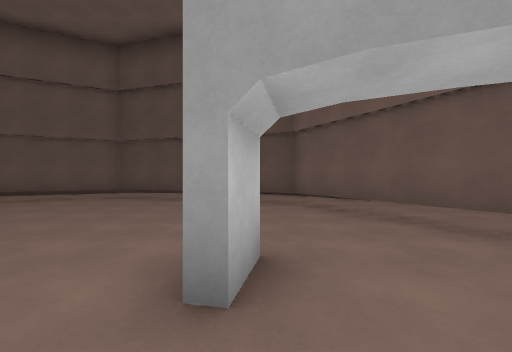
View 1 (above)

12 first-person views from a walk through a Godot game level. The camera is 1.4 m above the floor, looks level and sees 90° across. The floor is counted in squares, 2 m on a side. Each view is taken from the middle of a square. On the plan, view 1 faces up. The plan holds only what a view shows up to about 9 squares ahead; the rest is blank. The place goes on beyond the plan. Characters and animated objects are not drawn.

View 2
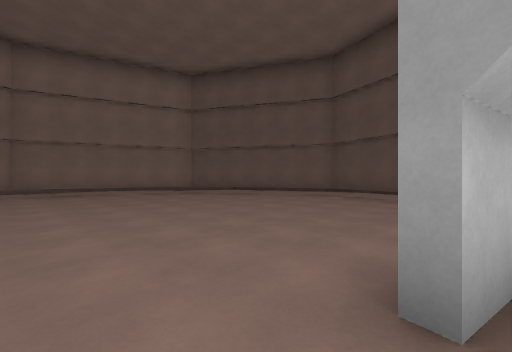

View 3
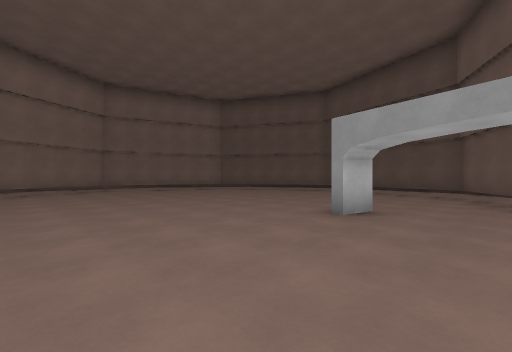

View 4
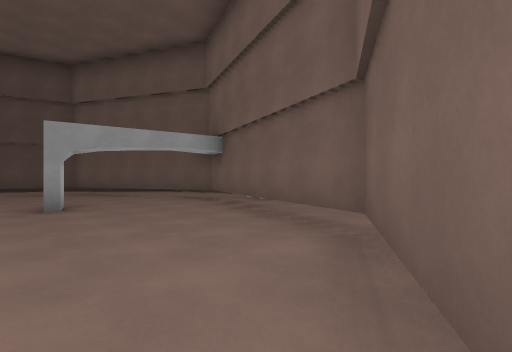

View 5
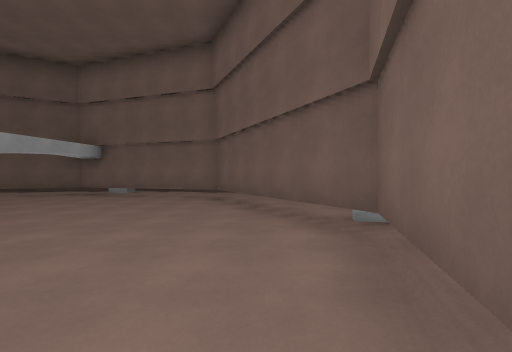

View 6
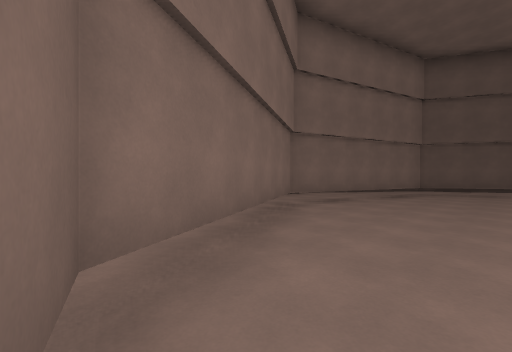

View 7
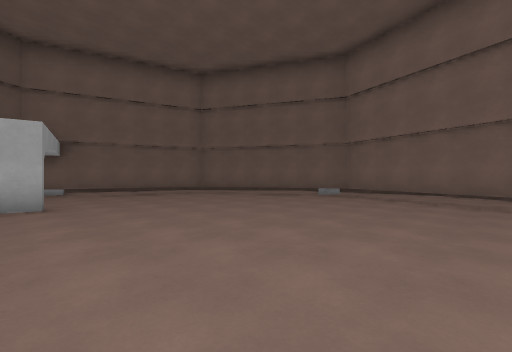

View 8
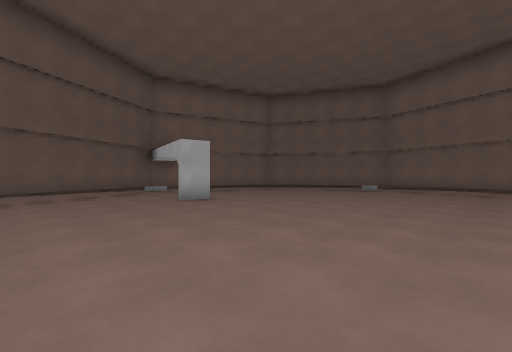

View 9
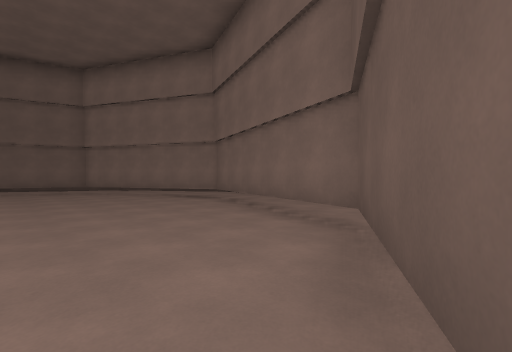

View 10
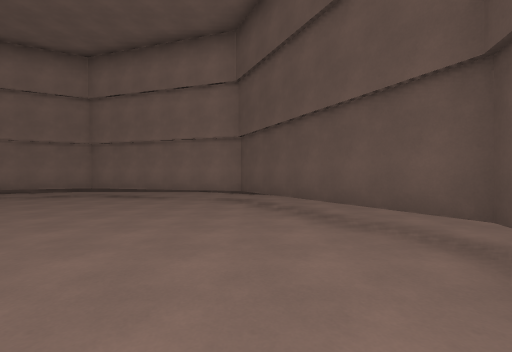

View 11
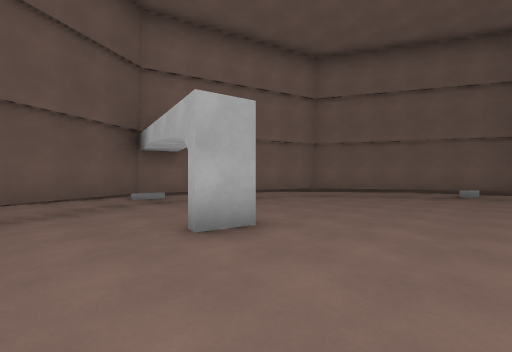

View 12
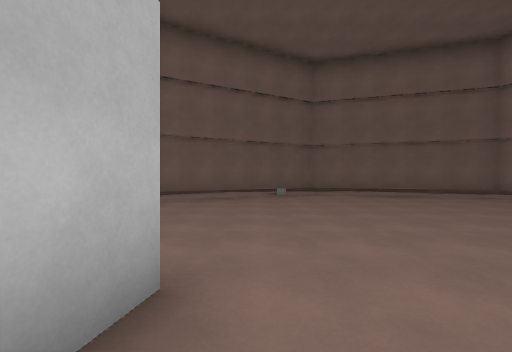

### Floor plan
Points are (right, up) in squares from view 1. A wall is a line through its corners. A room is listed if a view was taken in it or the views show most of it. See-through windows are left out.
Room 1 (views 1, 2, 3, 4, 5, 6, 7, 8, 9, 10, 11, 12)
walls: (-0.4, 1.3) (-0.2, 2.3); (0, 2.2) (-0.2, 1.3); (-9.3, 5.6) (-11, 0.2) (-8.4, -4.8) (-3, -6.4) (1.9, -3.8) (3.6, 1.5) (1, 6.5) (-4.3, 8.2) (-9.3, 5.6)
low walls: (-2.2, -7.5) (-2, -6.5)

Where each view was taken, in squares from view 1:
view 1: 0 up, 0 right, facing up
view 2: 0 up, 0 right, facing up-left
view 3: 3 down, 2 right, facing up-left
view 4: 5 down, 1 left, facing up-right
view 5: 5 down, 6 left, facing right
view 6: 5 down, 7 left, facing up-left
view 7: 2 up, 7 left, facing down-right
view 8: 6 up, 7 left, facing down-right
view 9: 7 up, 6 left, facing down-left
view 10: 6 up, 2 left, facing left
view 11: 4 up, 3 left, facing down-right
view 12: 3 up, 1 left, facing down
